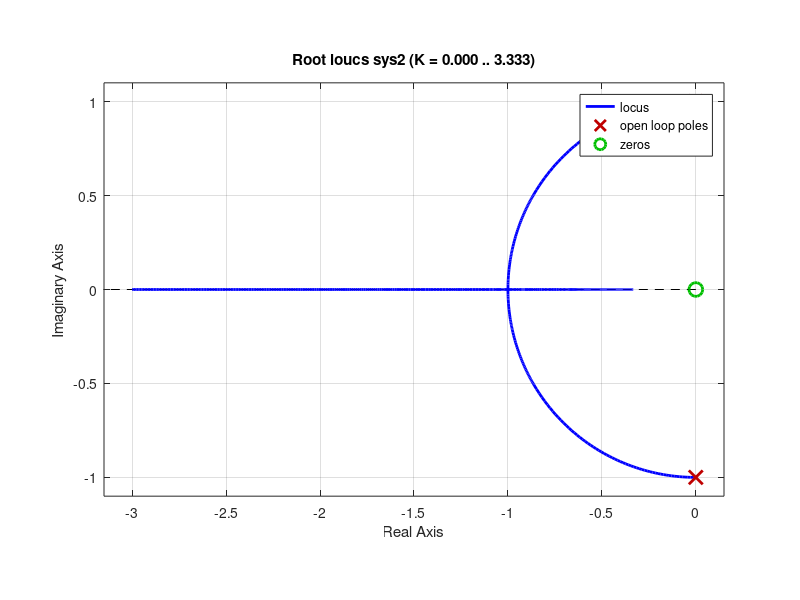

This figure's MATLAB source:
clear all; clc; close all;

whichcase=2;
switch whichcase
    case 1 % Root locus: 1/( s*(s+1) )
        s=tf('s');
        sys1=1/( s*(s+1) );
        rlocus(sys1);
        grid on; axis equal; shg
        
    case 2 % Root locus: s/(s^2+1)
        s=tf('s');
        sys2=s/(s^2+1);
        rlocus(sys2);
        grid on; axis equal; shg

    case 3 % Root locus: (s+1)/( s*(s+2)*(s+3) )
        s=tf('s');
        sys3=(s+1)/( s*(s+2)*(s+3) );
        rlocus(sys3);
        grid on; axis equal; shg
        
    case 4 % Root locus
        s=tf('s');
        rlocus( 1/(s*(s+1)) );
        hold on; grid on; axis equal; shg
        
        rlocus( 1/(s*(s+1)*(s+2)) );
        axis equal; shg
        
        rlocus( 1/(s*(s+1)*(s+2)*(s+3)) );
        axis equal; shg
        
        close all;
        rlocus( 1/(s*(s+1)*(s^2+2*s+2)) );
        grid on; axis equal; shg
        
    case 5 % Addition of zeros to G(s)H(s)
        s=tf('s');
        rlocus( 1/(s*(s+1)) );
        hold on; grid on; axis equal; shg
        
        rlocus( (s+2)/(s*(s+1)) );
        axis equal; shg
        
        close all;
        rlocus( (s^2+2*s+2)/(s*(s+1)) );
        grid on; axis equal; shg
        
        close all;
        rlocus( 1/(s*(s+1)*(s+2)) );
        hold on; 
        rlocus( (s+2)/(s*(s+1)*(s+3)) );
        grid on; axis equal; shg
        
    case 6 % Example
        s=tf('s');
        rlocus( (s+1)/(s^2*(s+10)) );
        hold on; grid on; axis equal; shg
        
        rlocus( (s+1)/(s^2*(s+9)) );
        axis equal; shg
        
        rlocus( (s+1)/(s^2*(s+8)) );
        axis equal; shg
        
        rlocus( (s+1)/(s^2*(s+3)) );
        axis equal; shg
        
        rlocus( (s+1)/(s^2*(s+1)) );
        axis equal; shg
end